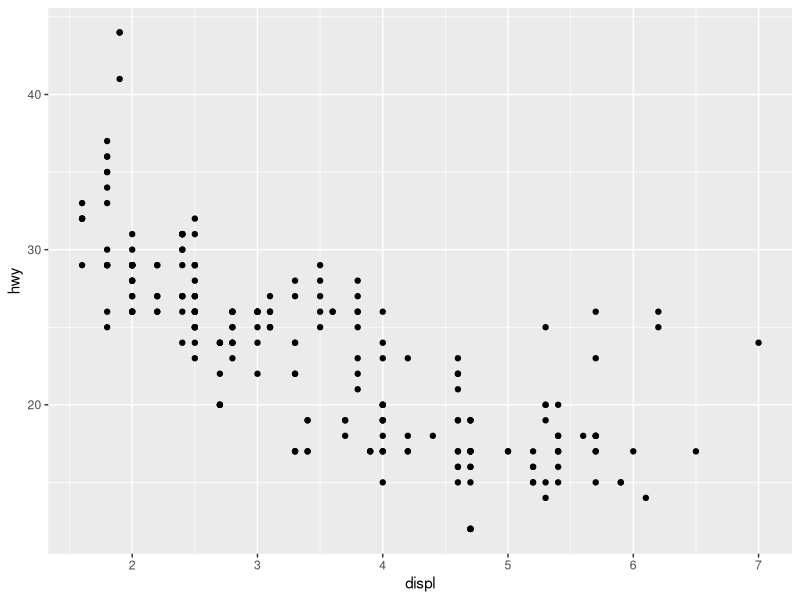
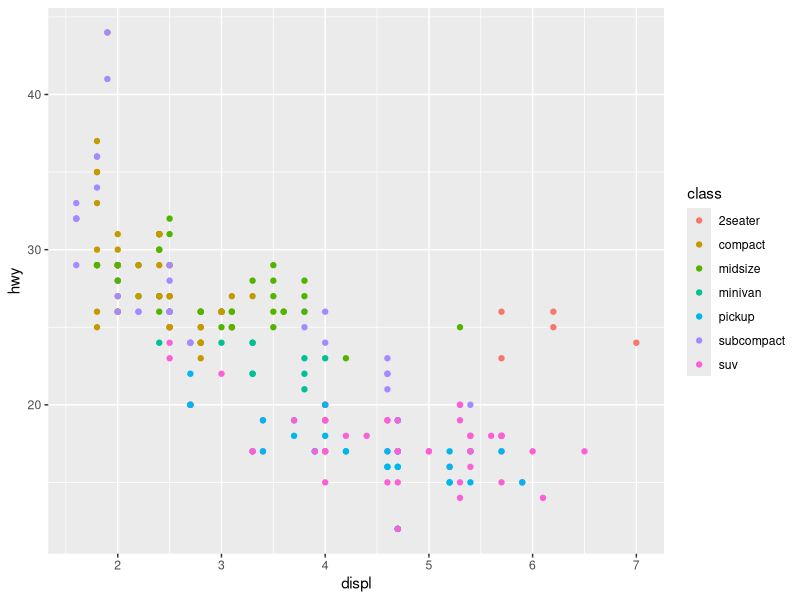
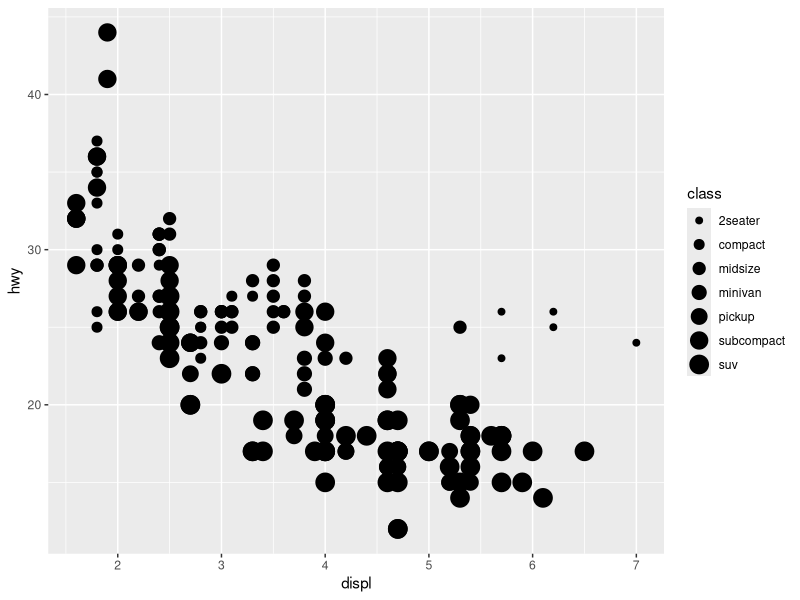
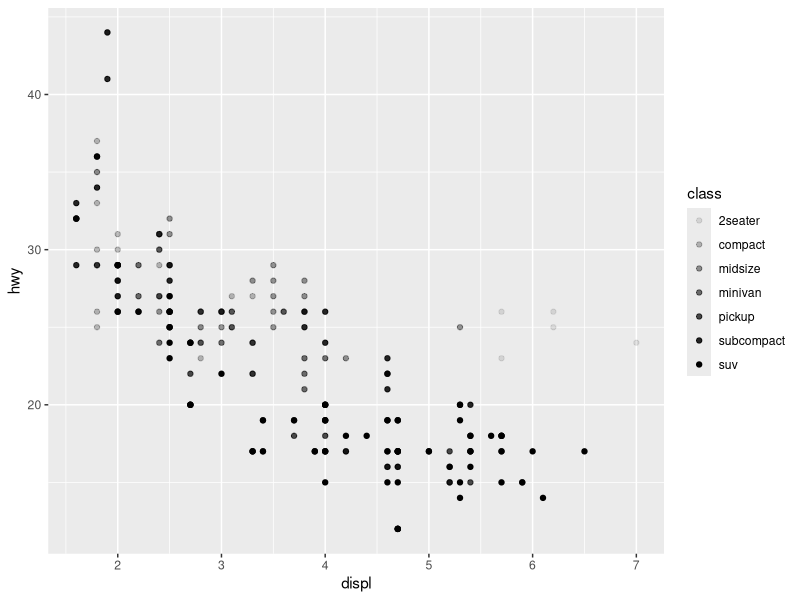
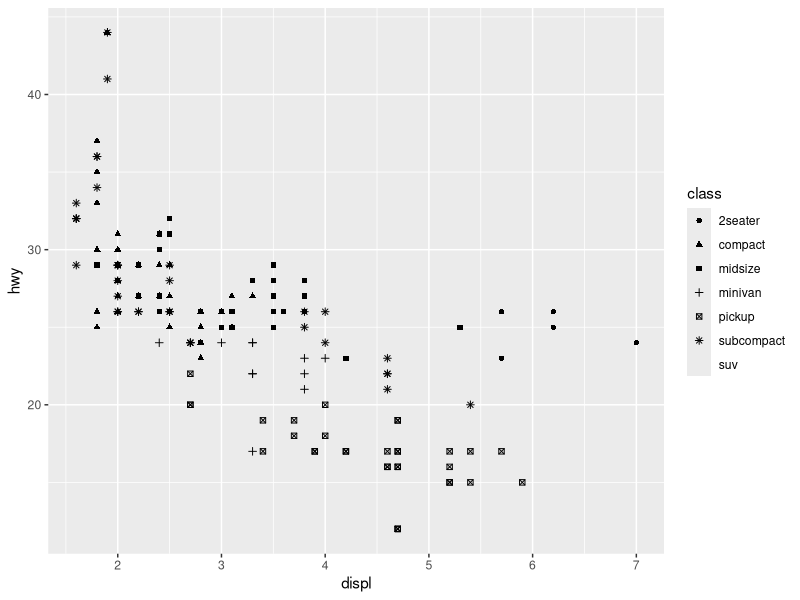
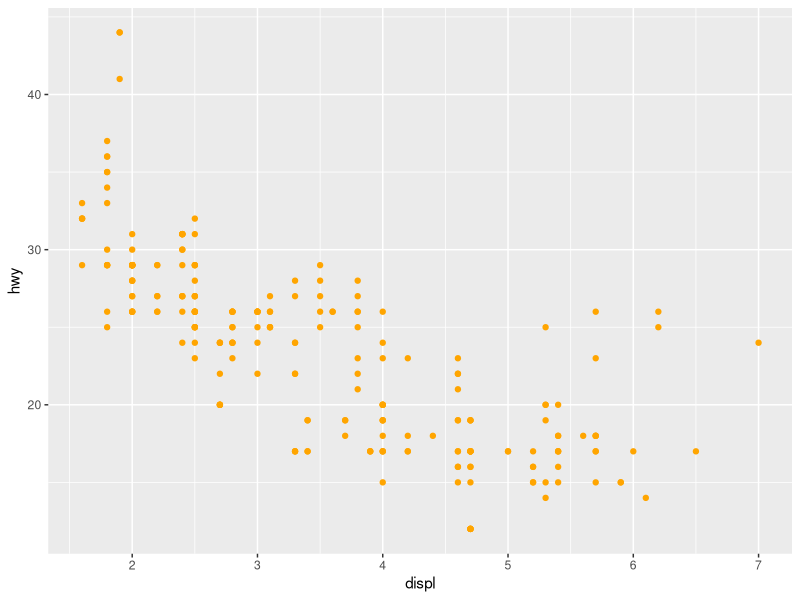
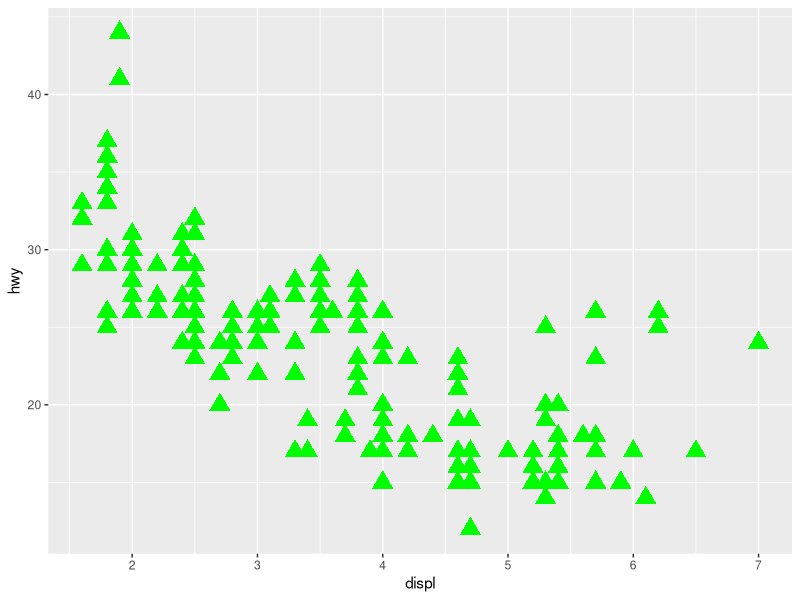
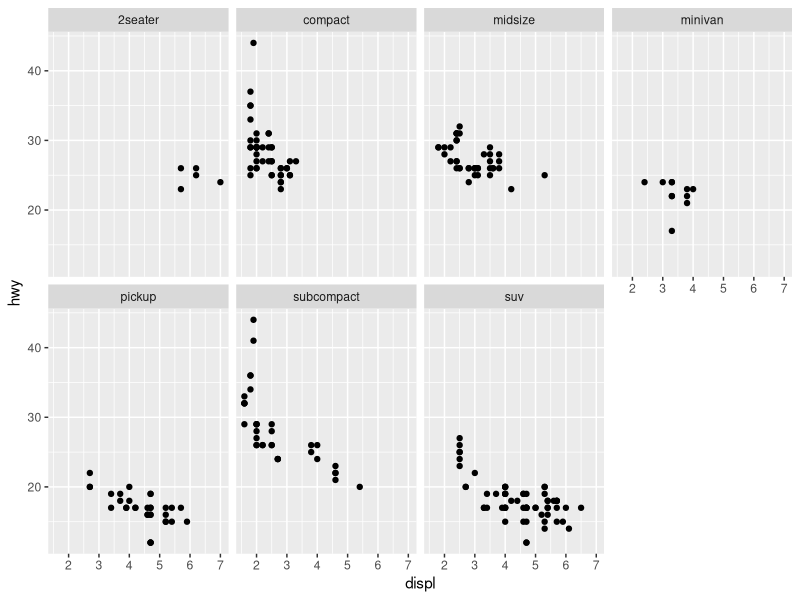

These charts were generated, in order, by the following R code: (Note: this script raises an error after producing the figures.)
## 1.1 들어가기


# install.packages("tidyverse")
library(tidyverse)


## 1.2 첫 단계


mpg


?mpg


ggplot(data = mpg) +
  geom_point(mapping = aes(x = displ, y = hwy))


# ggplot(data = <데이터>) +
#   <지옴 함수>(mapping = aes(<매핑모음>))


## 1.3 심미성 매핑


ggplot(data = mpg) +
  geom_point(mapping = aes(x = displ, y = hwy, color = class))


ggplot(data = mpg) +
  geom_point(mapping = aes(x = displ, y = hwy, size = class))


ggplot(data = mpg) +
  geom_point(mapping = aes(x = displ, y = hwy, alpha = class))


ggplot(data = mpg) +
  geom_point(mapping = aes(x = displ, y = hwy, shape = class))


ggplot(data = mpg) +
  geom_point(mapping = aes(x = displ, y = hwy), color = "orange")


ggplot(data = mpg) +
  geom_point(mapping = aes(x = displ, y = hwy), color = "green", shape = 17, size=5)


## 1.5 facet


ggplot(data = mpg) +
  geom_point(mapping = aes(x = displ, y = hwy)) +
  facet_wrap(~ class, nrow = 2)


ggplot(data = mpg) +
  geom_point(mapping = aes(x = displ, y =hwy)) +
  facet_grid(drv ~ cyl)


ggplot(data = mpg) +
  geom_point(mapping = aes(x = displ, y =hwy)) +
  facet_grid(. ~ cyl)


ggplot(data = mpg) +
  geom_point(mapping = aes(x = displ, y =hwy)) +
  facet_grid(. ~ class)


## 1.6 기하 객체


ggplot(data = mpg) +
  geom_point(mapping = aes(x = displ, y = hwy))

ggplot(data = mgp) +
  geom_smooth(mapping = aes(x = displ, y = hwy))